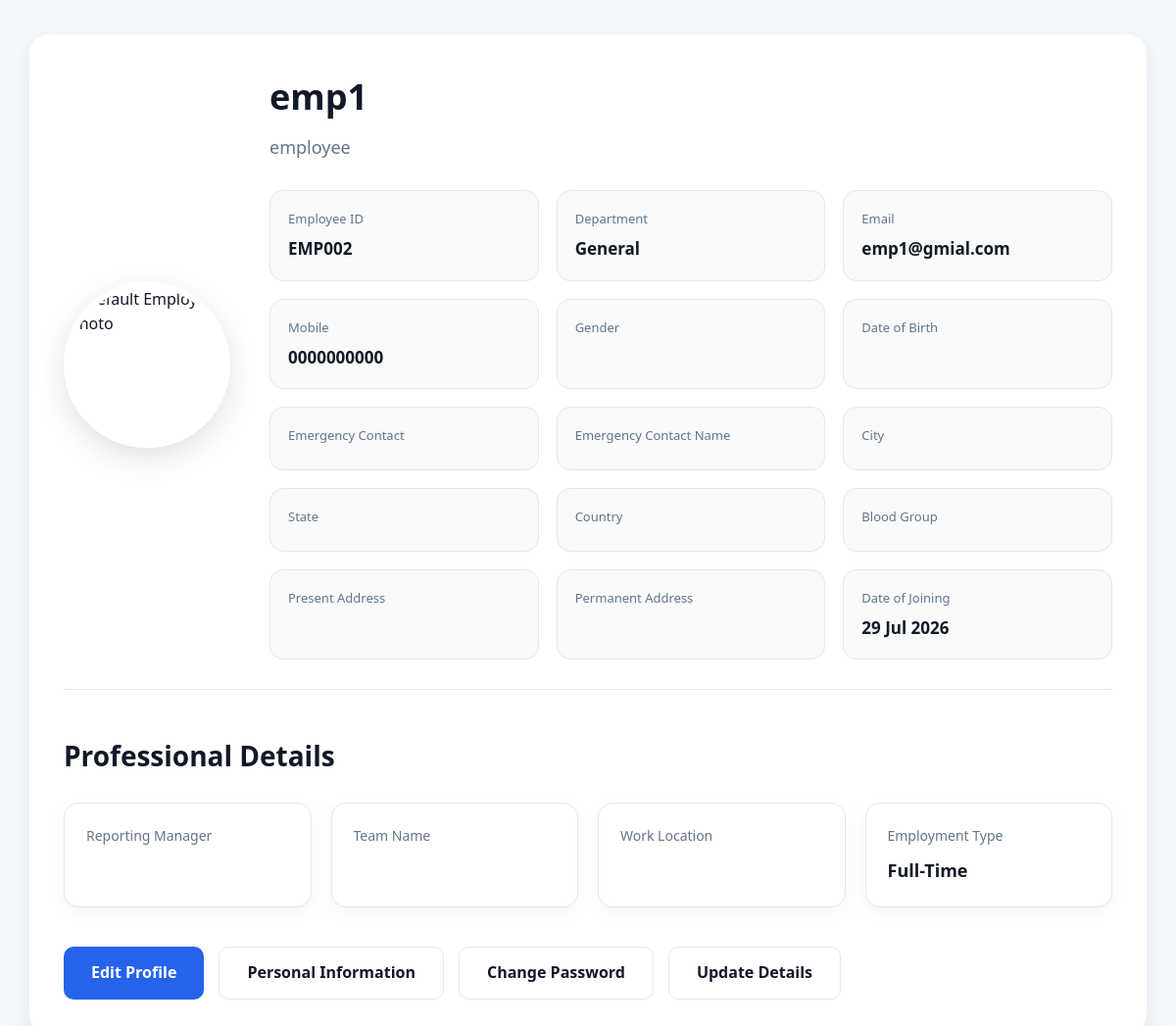
Page /employee/profile/ (signed in) on the committed database.
### employees/models.py (models this page shows, shortened)
class Employee(models.Model):
    ROLE_CHOICES = [
        ("Admin", "Admin"),
        ("Manager", "Manager"),
        ("HR", "HR"),
        ("Team Lead", "Team Lead"),
        ("Employee", "Employee"),
    ]
    GENDER_CHOICES = [
        ("Male", "Male"),
        ("Female", "Female"),
        ("Other", "Other"),
        ("Prefer not to say", "Prefer not to say"),
    ]
    EMPLOYMENT_TYPE_CHOICES = [
        ("Full-Time", "Full-Time"),
        ("Part-Time", "Part-Time"),
        ("Contract", "Contract"),
        ("Intern", "Intern"),
    ]
    user = models.OneToOneField(
        User,
        on_delete=models.CASCADE
    )
    employee_id = models.CharField(
        max_length=20,
        unique=True
    )
    department = models.CharField(
        max_length=100
    )
    designation = models.CharField(
        max_length=100
    )
    role = models.CharField(
        max_length=20,
        choices=ROLE_CHOICES,
        default="Employee"
    )
    phone = models.CharField(
        max_length=15
    )
    joining_date = models.DateField()
    profile_image = models.ImageField(
        upload_to="employees/",
        blank=True,
        null=True
    )
    dob = models.DateField(
        blank=True,
        null=True
    )
    gender = models.CharField(
        max_length=30,
        choices=GENDER_CHOICES,
        blank=True
    )
    blood_group = models.CharField(
        max_length=5,
        blank=True
    )
    present_address = models.TextField(
        blank=True
    )
    permanent_address = models.TextField(
        blank=True
    )
    city = models.CharField(
        max_length=100,
        blank=True
    )
    state = models.CharField(
        max_length=100,
        blank=True
    )
    country = models.CharField(
        max_length=100,
        blank=True
    )
    emergency_contact_name = models.CharField(
        max_length=100,
        blank=True
    )
    emergency_contact = models.CharField(
        max_length=15,
        blank=True
    )
    reporting_manager = models.CharField(
        max_length=100,
        blank=True
    )
    team_name = models.CharField(
        max_length=100,
        blank=True
    )
    work_location = models.CharField(
        max_length=100,
        blank=True
    )
    employment_type = models.CharField(
        max_length=30,
        choices=EMPLOYMENT_TYPE_CHOICES,
        default="Full-Time"
    )
    created_at = models.DateTimeField(
        auto_now_add=True
    )
    updated_at = models.DateTimeField(
        auto_now=True
    )

### employees/views.py (the view)
# urls.py: path("profile/", views.employees_profile, name="employees_profile"),
@login_required(login_url="login")
def employees_profile(request):
    employee = Employee.objects.get(user=request.user)
    return render(
        request,
        "employees/profile.html",
        {
            "employee": employee
        }
    )

### employees/templates/employees/profile.html (shortened to what this page needs)
{% load static %}
<!DOCTYPE html>
<html lang="en">
<head>
  <link rel="stylesheet" href="{% static 'employees/css/style.css' %}">
</head>
<body>
<div class="profile-page">
<header class="profile-header">
  <div class="profile-image-wrap">
    {% if employee.profile_image %}
        <img src="{{ employee.profile_image.url }}"
             class="profile-image"
             alt="Employee Photo">
    {% else %}
        <img src="{% static 'employees/images/default.png' %}"
             class="profile-image"
             alt="Default Employee Photo">
    {% endif %}
  </div>
  <div class="profile-info-panel">
    <h1 class="profile-name">
      {{ employee.user.first_name }} {{ employee.user.last_name }}
    </h1>
    <p class="profile-role">
      {{ employee.designation }}
    </p>
    <div class="profile-details-grid">
      <div>
        <span>Employee ID</span>
        <strong>{{ employee.employee_id }}</strong>
      </div>
      <div>
        <span>Department</span>
        <strong>{{ employee.department }}</strong>
      </div>
      <div>
        <span>Email</span>
        <strong>{{ employee.user.email }}</strong>
      </div>
      <div>
        <span>Mobile</span>
        <strong>{{ employee.phone }}</strong>
      </div>
      <div>
        <span>Gender</span>
      </div>
      <div>
        <span>Date of Birth</span>
      </div>
      <div>
        <span>Emergency Contact</span>
      </div>
      <div>
        <span>Emergency Contact Name</span>
      </div>
      <div>
        <span>City</span>
      </div>
      <div>
        <span>State</span>
      </div>
      <div>
        <span>Country</span>
      </div>
      <div>
        <span>Blood Group</span>
      </div>
      <div>
        <span>Present Address</span>
      </div>
      <div>
        <span>Permanent Address</span>
      </div>
      <div>
        <span>Date of Joining</span>
        <strong>{{ employee.joining_date|date:"d M Y" }}</strong>
      </div>
    </div>
  </div>
</header>
<section class="professional-details">
<h2>Professional Details</h2>
<div class="details-grid">
  <div class="detail-card">
    <p>Reporting Manager</p>
  </div>
  <div class="detail-card">
    <p>Team Name</p>
  </div>
  <div class="detail-card">
    <p>Work Location</p>
  </div>
  <div class="detail-card">
    <p>Employment Type</p>
    <strong>{{ employee.employment_type }}</strong>
  </div>
</div>
</section>
<section class="action-buttons">
<a class="btn btn-primary" href="{% url 'edit_profile' %}">
  Edit Profile
</a>
<a class="btn btn-secondary" href="{% url 'personal_info' %}">
  Personal Information
</a>
<a class="btn btn-secondary" href="{% url 'change_password' %}">
  Change Password
</a>
<a class="btn btn-secondary" href="{% url 'update_details' %}">
  Update Details
</a>
</section>
</div>
</body>
</html>

### employees/static/employees/css/style.css (style rules this page uses)
:root { --primary:#2563eb; --primary-dark:#1d4ed8; --secondary:#64748b; --bg:#f4f7fc; --card:#ffffff; --border:#e5e7eb; --text:#111827; --muted:#6b7280; --success:#16a34a; --danger:#dc2626; --radius:18px; --shadow: 0 8px 24px rgba(15,23,42,.08); --transition:.3s ease; }
* { margin:0; padding:0; box-sizing:border-box; }
body { background:var(--bg); font-family:Segoe UI,Roboto,sans-serif; color:var(--text); line-height:1.6; }
.profile-page { width:95%; max-width:1250px; margin:35px auto; background:var(--card); border-radius:20px; box-shadow:var(--shadow); padding:35px; }
.profile-header { display:flex; align-items:center; gap:40px; flex-wrap:wrap; padding-bottom:30px; border-bottom:1px solid var(--border); }
.profile-image-wrap { width:170px; height:170px; border-radius:50%; overflow:hidden; border:6px solid #fff; box-shadow:0 10px 30px rgba(0,0,0,.12); flex-shrink:0; }
.profile-image { width:100%; height:100%; object-fit:cover; }
.profile-info-panel { flex:1; }
.profile-name { font-size:36px; font-weight:700; margin-bottom:8px; }
.profile-role { color:var(--secondary); font-size:18px; margin-bottom:30px; }
.profile-details-grid { display:grid; grid-template-columns:repeat(auto-fit,minmax(260px,1fr)); gap:18px; }
.profile-details-grid div { background:#f8fafc; border:1px solid var(--border); border-radius:14px; padding:18px; transition:.3s; }
.profile-details-grid span { display:block; color:var(--secondary); font-size:13px; margin-bottom:6px; }
.profile-details-grid strong { font-size:17px; color:var(--text); }
.professional-details { margin-top:45px; }
.professional-details h2 { font-size:28px; margin-bottom:25px; }
.details-grid { display:grid; grid-template-columns:repeat(auto-fit,minmax(240px,1fr)); gap:20px; }
.detail-card { background:white; border:1px solid var(--border); border-radius:15px; padding:22px; transition:.3s; box-shadow:0 5px 18px rgba(0,0,0,.04); }
.detail-card p { color:var(--secondary); margin-bottom:10px; font-size:14px; }
.detail-card strong { font-size:18px; }
.action-buttons { margin-top:40px; display:flex; gap:15px; flex-wrap:wrap; }
.btn { padding:13px 28px; border-radius:10px; text-decoration:none; font-weight:600; transition:var(--transition); display:inline-flex; align-items:center; justify-content:center; cursor:pointer; }
.btn-primary { background:var(--primary); color:white; }
.btn-secondary { background:white; border:1px solid var(--border); color:var(--text); }

### rows in the picture
Employee: user.first_name "emp1", designation "employee", employee_id "EMP002", department "General", user.email "emp1@gmial.com", phone "0000000000", joining_date "29 Jul 2026", employment_type "Full-Time"
